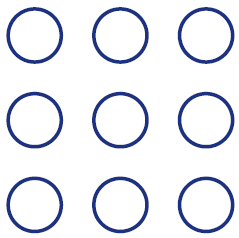
//> input picture circle2.png, 239 x 238 px, given in place of the camera
$ ./findwebc   (built with g++ and OpenCV 4)
//> lines starting //> are read from the running program, lines starting //| are printed output that depends on the picture
/*
 *  find circle from Web camera.
 */

#include <opencv2/core/core.hpp>
#include <opencv2/imgproc/imgproc.hpp>
#include <opencv2/highgui/highgui.hpp>

//upper limit and lower limit of color
#define H_MIN 160
#define S_MIN 50
#define V_MIN 50
#define H_MAX 180
#define S_MAX 255
#define V_MAX 255

int main(int argc, char **argv){

    cv::VideoCapture vi(argc < 2 ? -1 : atoi(argv[1]));
    if(vi.isOpened())   printf("The camera was successfuly opened.\n");
    else{fprintf(stderr, "cannot open the camera,\n"); return -1;}

    cv::namedWindow("RGB", cv::WINDOW_AUTOSIZE);
    //cv::namedWindow("HSV", cv::WINDOW_AUTOSIZE);
    cv::namedWindow("GRAY", cv::WINDOW_AUTOSIZE);
    cv::namedWindow("OUT", cv::WINDOW_AUTOSIZE);

    cv::Mat img_in, img_hsv,img_mask, img_mask2,img_gray, img_out, img_gauss;

    while(1){
        vi>>img_in;
//> img_in is the input picture: 238 rows x 239 cols, CV_8UC3; mean B, G, R 242.7, 235.3, 233.4
        cv::cvtColor(img_in, img_gray, CV_BGR2GRAY, 0);
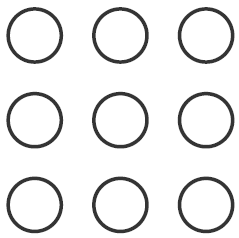
//> img_gray: 238 rows x 239 cols, CV_8UC1; min 52, max 255, mean 235.6
        cv::GaussianBlur(img_gray, img_gauss, cv::Size(11,11), 2, 2);
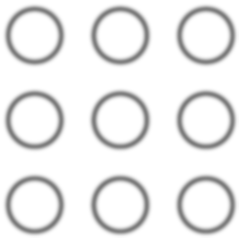
//> img_gauss: 238 rows x 239 cols, CV_8UC1; min 123, max 255, mean 235.6

        // Hough変換による円の検出と検出した円の描画
        std::vector<cv::Vec3f> circles;
        cv::HoughCircles(img_gauss, circles, CV_HOUGH_GRADIENT, 1, img_gray.rows/4, 20, 50);
//> circles = 9 circles (x, y, radius): [34.5, 204.5, 29.3], [119.5, 35.5, 28.6], [34.5, 35.5, 28.5], [205.5, 119.5, 29.3], [205.5, 204.5, 24.2], [119.5, 204.5, 24.4], [34.5, 119.5, 24.4], [205.5, 35.5, 23.5], [119.5, 119.5, 23.5]

        std::vector<cv::Vec3f>::iterator it = circles.begin();
        for(; it!=circles.end(); ++it) {
            cv::Point center(cv::saturate_cast<int>((*it)[0]), cv::saturate_cast<int>((*it)[1]));
            int radius = cv::saturate_cast<int>((*it)[2]);
            cv::circle(img_out, center, radius, cv::Scalar(0,255,255), 2);
        }
//> this loop made 9 passes
//> (center, radius) on passes 1 to 9: (Point(34, 204), 29), (Point(120, 36), 29), (Point(34, 36), 28), (Point(206, 120), 29), (Point(206, 204), 24), (Point(120, 204), 24), (Point(34, 120), 24), (Point(206, 36), 24), (Point(120, 120), 24)
        // [11 lines of commented-out code are left out]
        cv::imshow("RGB", img_in);
        //cv::imshow("HSV", img_hsv);
        cv::imshow("GRAY(GAUSS)", img_gauss);
//> (the run ends here: the program stops with an error, at `cv::imshow("OUT", img_out);`)
